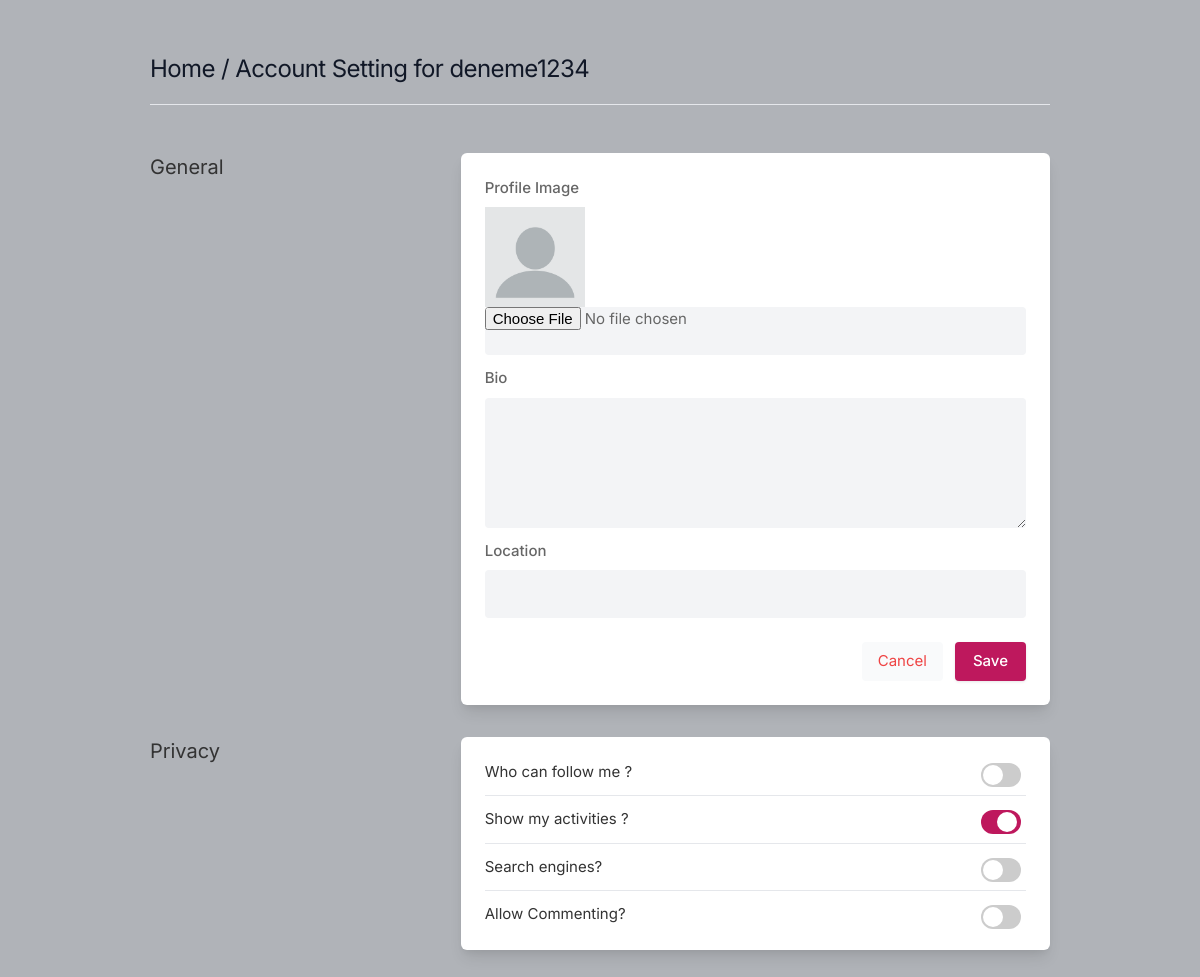
/settings (signed in), run on an earlier commit of the app's database.
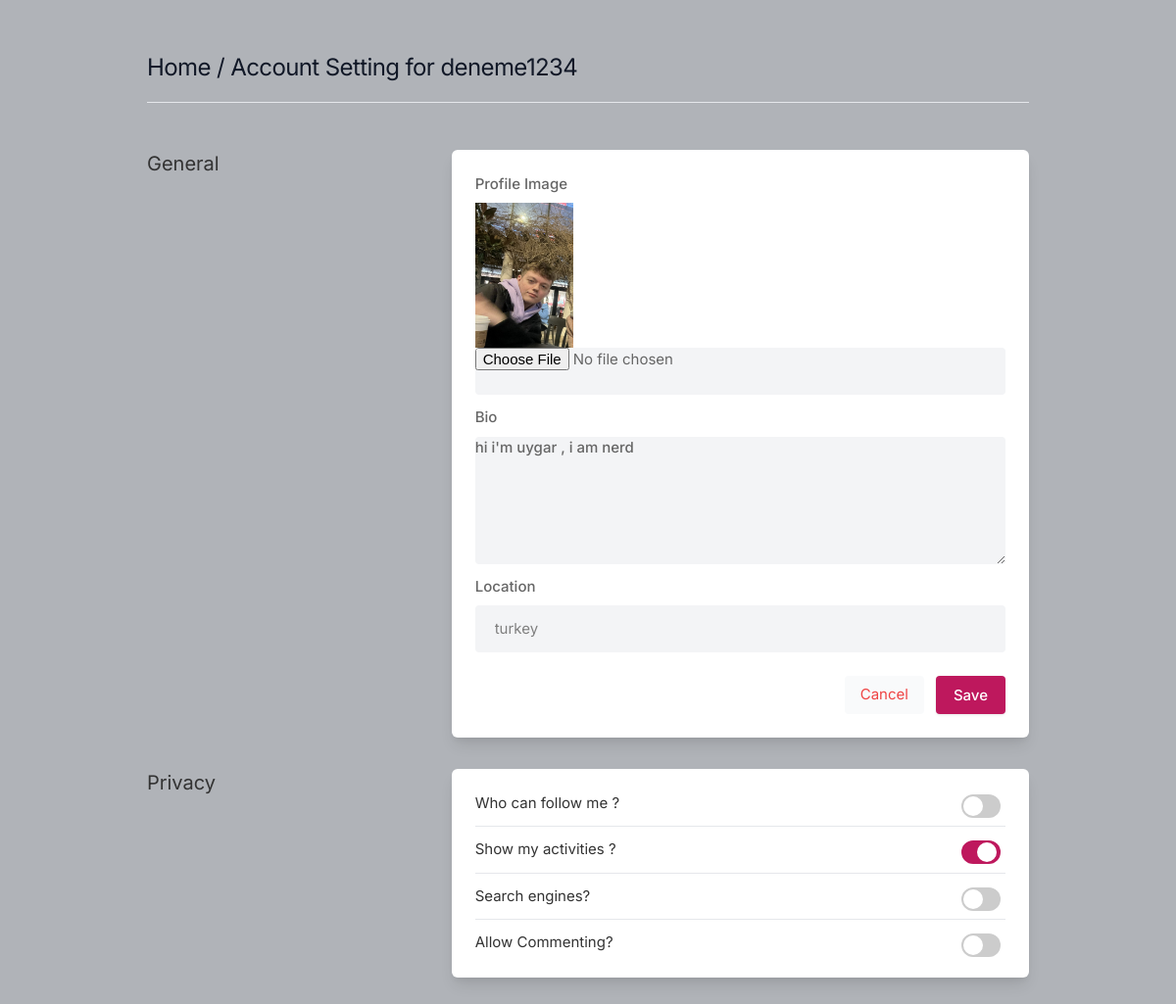
And on a later commit of the database.
### core/models.py (models this page shows, shortened)
class Profile(models.Model):  # this class about database
    user = models.ForeignKey(User, on_delete=models.CASCADE)
    id_user = models.IntegerField()
    bio = models.TextField(blank=True)
    profileimg = models.ImageField(
        upload_to='profile_images', default='blank-profile-picture-640640.png')
    location = models.CharField(max_length=100, blank=True)

### core/views.py (the view, shortened to what this page needs)
# urls.py: path('settings', views.settings, name='settings'),
@login_required(login_url='signin')
def settings(request):
    user_profile = Profile.objects.get(user=request.user)
    return render(request, 'setting.html', {'user_profile': user_profile})

### templates/setting.html (shortened to what the changed rows need)
{% load static %}
<!DOCTYPE html>
<html lang="en">
<head>
    <link rel="stylesheet" href="{% static 'assets/css/icons.css' %}">
    <link rel="stylesheet" href="{% static 'assets/css/uikit.css' %}">
    <link rel="stylesheet" href="{% static 'assets/css/style.css' %}">
    <link rel="stylesheet" href="{% static 'assets/css/tailwind.css' %}">
</head>
<body>
            <div class="container m-auto">
                <h1 class="text-2xl leading-none text-gray-900 tracking-tight mt-3"><a href="/">Home</a> / Account Setting for {{user.username}} </h1>
                <br>
                <div class="grid lg:grid-cols-3 mt-12 gap-8">
                    <div class="bg-white rounded-md lg:shadow-lg shadow col-span-2">
                    <form action="" method="POST" enctype="multipart/form-data">
                       <div class="grid grid-cols-2 gap-3 lg:p-6 p-4">
                            <div class="col-span-2">
                                <label for="">Profile Image</label>
                                <img width="100" height="100" src="{{user_profile.profileimg.url}}" />
                                <input type="file" name="image" value="{{user_profile.profileimg}}" class="shadow-none bg-gray-100">
                            </div>
                            <div class="col-span-2">
                                <label for="about">Bio</label>
                                <textarea id="bio"  name="bio" rows="3"  class="shadow-none bg-gray-100">{{user_profile.bio}}</textarea>
                            </div>
                            <div class="col-span-2">
                                <label for=""> Location</label>
                                <input type="text" name="location" placeholder="" value="{{user_profile.location}}" class="shadow-none bg-gray-100">
                            </div>
                       </div>
                    </form>
                    </div>
                    <br>
                </div>
            </div>
</body>
</html>

What changed in the data, as far as the page shows it:
changed Profile: profileimg: picture added in place of a placeholder; bio (not shown) → "hi i'm uygar , i am nerd"; location (not shown) → "turkey"
